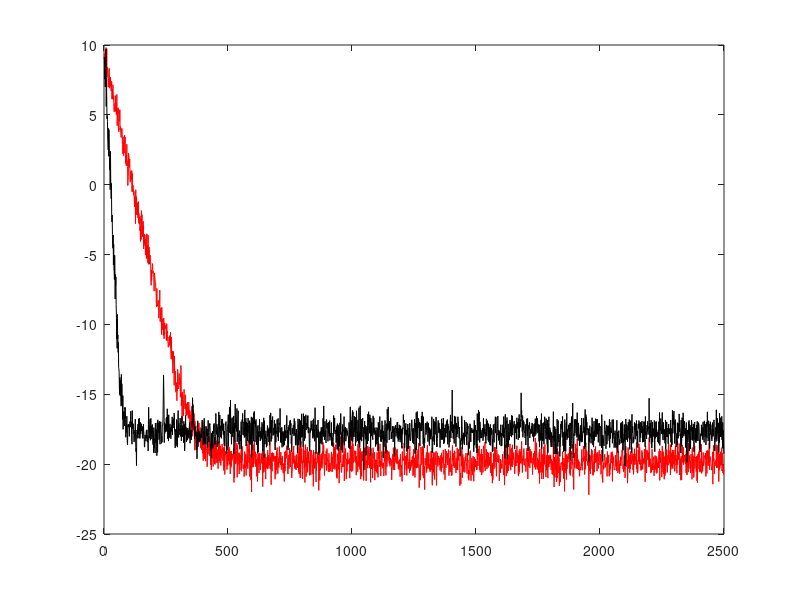

The MATLAB source for this figure:
%====================================================================
% Exercise 5.20.
% This function generates the model for the white input scenario,
% and runs the LMS algorithm for two different 
% choices of the stepsize. 
%====================================================================

function  LMS 
 
 figure 
L=10;%Dimension of the unknown vector
N=2500; %Number of Data
theta=randn(L,1);%Unknown parameter

IterNo=100;
wtot=zeros(N,IterNo);
MSE1=zeros(N,IterNo);
MSE2=zeros(N,IterNo);
noisevar=0.01;
X = randn(L,N);
inputvec = @(n) X(:,n); %Input process (white)

noise = randn(N,1)*sqrt(noisevar);

y = zeros(N,1);
y(1:N) = X(:,1:N)'*theta;
y = y + noise;

for It=1:IterNo
    xcorrel = randn(N+L-1,1);
 
xcorrel = xcorrel/std(xcorrel);

X = convmtx(xcorrel,L)';
X(:,1:L-1) = [];

inputvec = @(n) X(:,n);

noise = randn(N,1)*sqrt(noisevar);

y = zeros(N,1);
y(1:N) = X(:,1:N)'*theta;
y = y + noise;
w=zeros(L,1);
   mu=0.01; %Step size for the LMS
        for i=1:N
         
            e=y(i)-w'*inputvec(i);
            w=w+mu*e*inputvec(i);
            MSE1(i,It)=e^2;
        end
        
        w=zeros(L,1);
         mu=0.075;
        for i=1:N
         
             e=y(i)-w'*inputvec(i);
            w=w+mu*e*inputvec(i);
            MSE2(i,It)=e^2;
        end

end
MSEav1=sum(MSE1')/IterNo;
MSEav2=sum(MSE2')/IterNo;

plot(10*log10(MSEav1),'r');hold on
plot(10*log10(MSEav2),'k')
